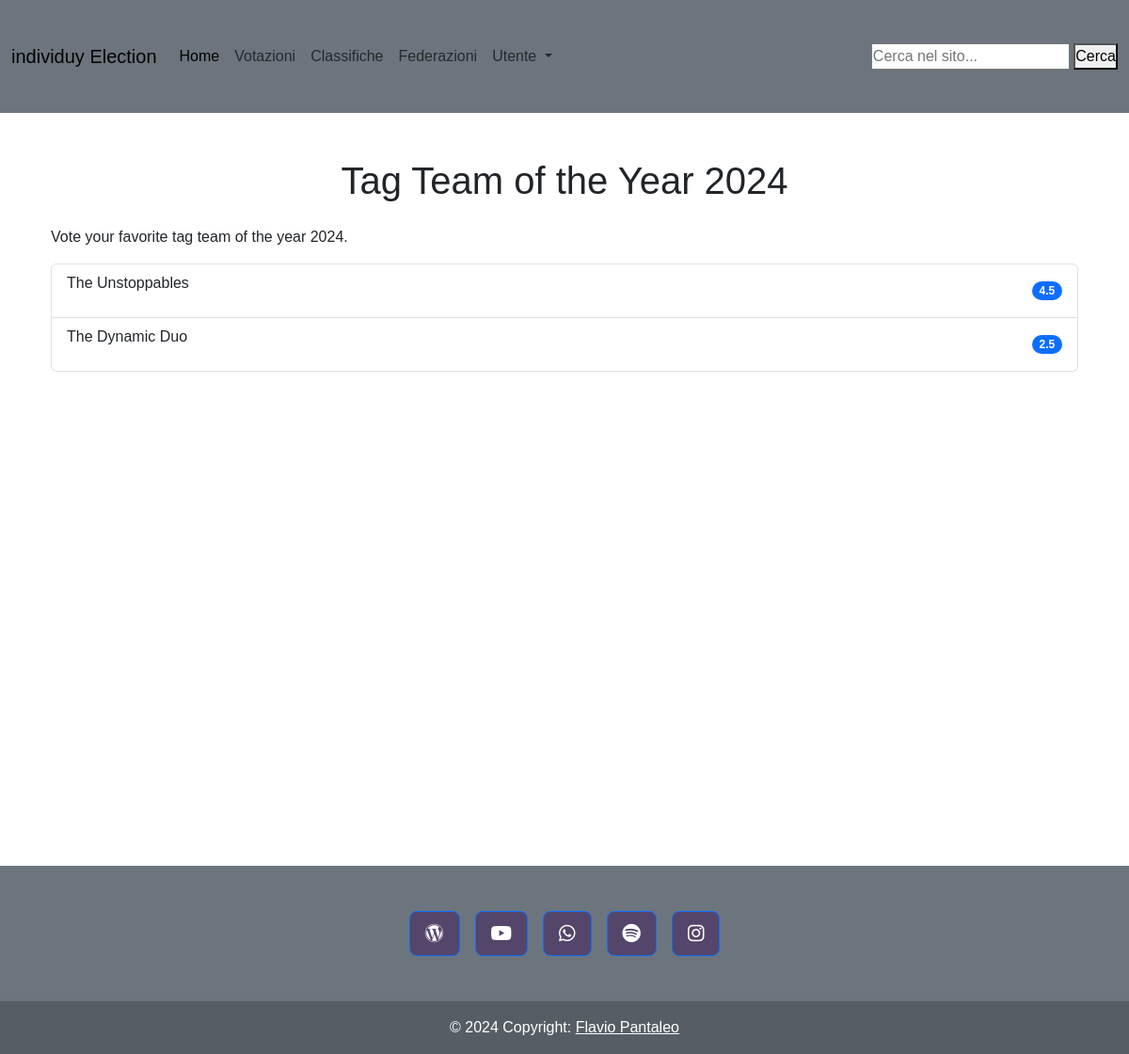
The app's page /index.php?page=classifica&id_ranking=2 with its own data.
### tables this page shows
CREATE TABLE `list_ranking` (
  `id_ranking` int(11) NOT NULL,
  `ranking_name` varchar(200) DEFAULT NULL,
  `description` text DEFAULT NULL,
  `ranking` varchar(255) NOT NULL,
  `status` int(3) DEFAULT NULL,
  `category_id` int(11) DEFAULT NULL,
  `include_inactive` tinyint(1) DEFAULT 0
);

### app/Controllers/RankingController.php (called while the page is built, shortened)
<?php
class RankingController {
    private $rankingDAO;
    public function __construct() {
        $this->rankingDAO = new RankingDAO();
    }
    public function getRankingPerId($id) {
        return $this->rankingDAO->getRankingPerId($id);
    }
    public function getRankingDetails($idRanking) {
        return $this->rankingDAO->getRankingDetailsWithScores($idRanking);
    }
}

### app/Core/DB.php (called while the page is built, shortened)
<?php
class DB {
    protected function connect (){
        try {
            $localHost = $_ENV['DB_HOST'];
            $dbname = $_ENV['DB_NAME'];
            $user = $_ENV['DB_USER'];
            $pass = $_ENV['DB_PASS'];
            $conn = new PDO("mysql:host=".$localHost.";dbname=".$dbname.";",$user, $pass);
            return $conn;
        } catch (PDOException $e) {
            echo $e->getMessage() . "<br> Database Connection Error";
            die();
        }
    }
}
?>

### app/DAO/RankingDAO.php (called while the page is built, shortened)
<?php
class RankingDAO extends DB {
    public function getRankingPerId($id) {
        try {
            $stmt = $this->connect()->prepare("SELECT id_ranking, ranking_name, description, ranking, status, category_id, include_inactive FROM list_ranking WHERE id_ranking = ?");
            $stmt->execute([$id]);
            $rankingData = $stmt->fetch(PDO::FETCH_ASSOC);
            if ($rankingData) {
                $ranking = new Ranking(
                    $rankingData['id_ranking'],
                    $rankingData['ranking_name'],
                    $rankingData['description'],
                    $rankingData['ranking'],
                    $rankingData['status'],
                    $rankingData['category_id'],
                    $rankingData['include_inactive']
                );
                return $ranking;
            }
            return null;
        } catch (PDOException $e) {
            error_log("PDOException in getRankingPerId: " . $e->getMessage());
            return null;
        }
    }
    public function getRankingDetailsWithScores($idRanking) {
        try {
            $sql = "SELECT
                        CASE
                            WHEN v.id_wrestler IS NOT NULL THEN w.id_wrestler
                            WHEN v.id_tag_team IS NOT NULL THEN tt.id_tag_team
                            WHEN v.id_federation IS NOT NULL THEN f.id_federation
                        END AS id,
                        CASE
                            WHEN v.id_wrestler IS NOT NULL THEN w.name
                            WHEN v.id_tag_team IS NOT NULL THEN tt.name
                            WHEN v.id_federation IS NOT NULL THEN f.name
                        END AS name,
                        AVG(v.score) as averageScore
                    FROM
                        votes v
                    LEFT JOIN
                        wrestlers w ON v.id_wrestler = w.id_wrestler AND v.id_wrestler IS NOT NULL
                    LEFT JOIN
                        tag_teams tt ON v.id_tag_team = tt.id_tag_team AND v.id_tag_team IS NOT NULL
                    LEFT JOIN
                        federations f ON v.id_federation = f.id_federation AND v.id_federation IS NOT NULL
                    WHERE
                        v.id_ranking = ?
                    GROUP BY
                        id, name
                    ORDER BY
                        averageScore DESC";
            $stmt = $this->connect()->prepare($sql);
            $stmt->execute([$idRanking]);
            return $stmt->fetchAll(PDO::FETCH_OBJ);
        } catch (PDOException $e) {
            error_log("PDOException in getRankingDetailsWithScores: " . $e->getMessage());
            return [];
        }
    }
}

### app/Models/Ranking.php (called while the page is built, shortened)
<?php
class Ranking {
    public function __construct($id, $name, $description, $rankingType, $status, $categoryId, $includeInactive) {
        $this->name = $name;
        $this->description = $description;
        $this->status = $status;
    }
}
?>

### resources/Views/classifiche/classifica.php (the view)
<?php
if (isset($_GET['id_ranking'])) {
    $idRanking = $_GET['id_ranking'];
    $rankingData = $rankingController->getRankingPerId($idRanking);
    $rankingScores = $rankingController->getRankingDetails($idRanking);
    $rankingIsActive = $rankingData->status;
}
?>
<main class="container">
    <div class="container py-5">
        <h1 class="text-center mb-4"><?= htmlspecialchars($rankingData->name); ?></h1>
        <p><?= htmlspecialchars($rankingData->description); ?></p>
        <ul class="list-group">
            <?php foreach ($rankingScores as $entry): ?>
                <li class="list-group-item d-flex justify-content-between align-items-center">
                    <?php if ($rankingIsActive === 1): ?>
                        <?php if ($rankingData->rankingType === 'tag team'): ?>
                            <a href="index.php?page=vota_tag_team&id_tag_team=<?= $entry->id; ?>&id_ranking=<?= $idRanking; ?>">
                                <?= htmlspecialchars($entry->name); ?>
                            </a>
                        <?php elseif ($rankingData->rankingType === 'federation'): ?>
                            <a href="index.php?page=vota_federation&id_federation=<?= $entry->id; ?>&id_ranking=<?= $idRanking; ?>">
                                <?= htmlspecialchars($entry->name); ?>
                            </a>
                        <?php elseif ($rankingData->rankingType === 'wrestler'): ?>
                            <a href="index.php?page=vota_wrestler&id_wrestler=<?= $entry->id; ?>&id_ranking=<?= $idRanking; ?>">
                                <?= htmlspecialchars($entry->name); ?>
                            </a>
                        <?php endif; ?>
                    <?php else : ?>
                        <p><?= htmlspecialchars($entry->name); ?></p>
                    <?php endif; ?>
                    <span class="badge bg-primary rounded-pill"><?= number_format($entry->averageScore, 1); ?></span>
                </li>
            <?php endforeach; ?>
        </ul>
    </div>
</main>

### records on screen
list_ranking: ranking_name "Tag Team of the Year 2024", description "Vote your favorite tag team of the year 2024."

### other values on screen
$entry->name "The Unstoppables"
$entry->averageScore "4.5"
$entry->name "The Dynamic Duo"
$entry->averageScore "2.5"
